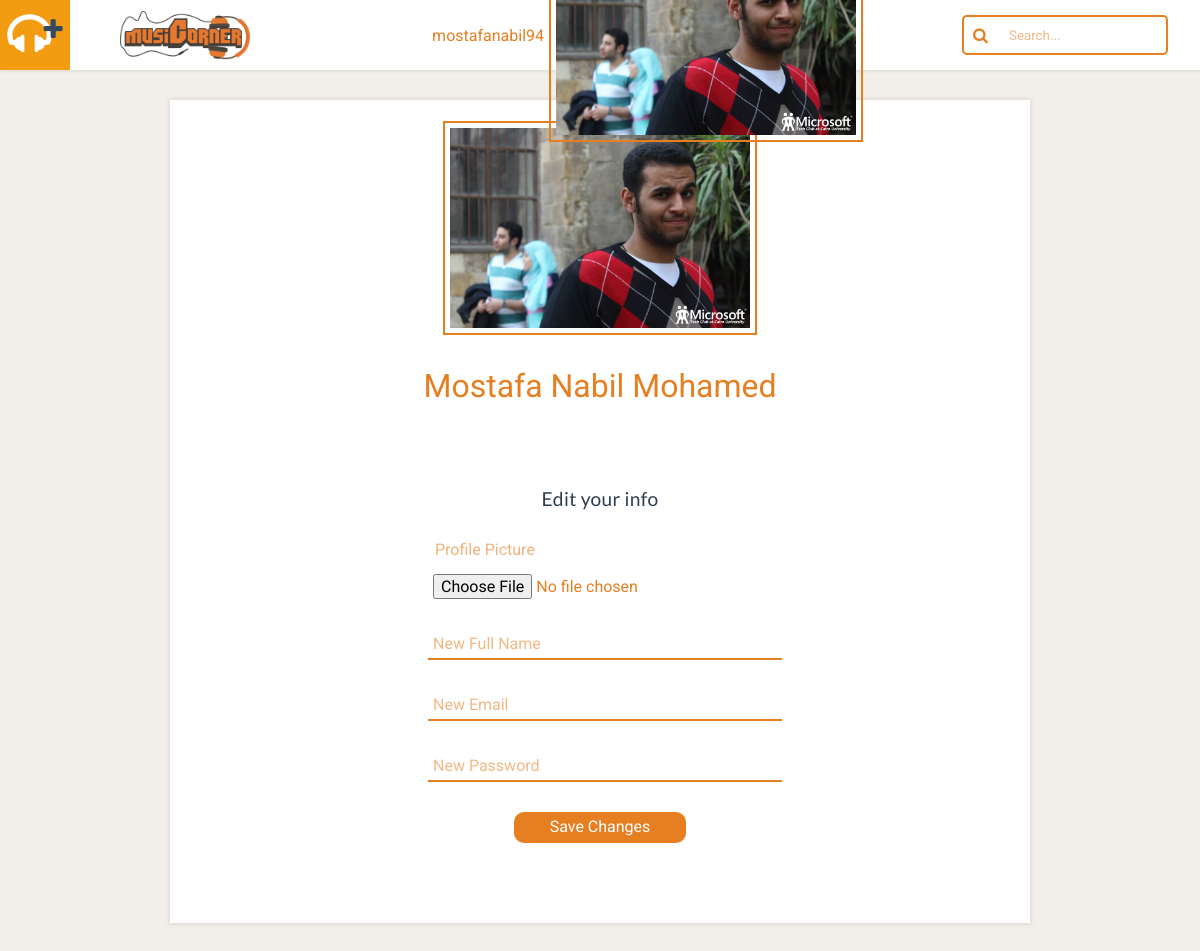
The page /profile_edit.php (signed in) on the database its author committed.
### tables this page shows
CREATE TABLE `users` (
  `id` int(15) NOT NULL,
  `full name` text NOT NULL,
  `username` varchar(150) NOT NULL,
  `email` varchar(150) NOT NULL,
  `password` varchar(150) NOT NULL,
  `profile picture` varchar(250) NOT NULL
);

### profile_edit.php (the view, shortened to what this page needs)
<?php session_start();
	include 'includes/connection.php';
	if(isset($_SESSION['id']) && isset($_SESSION['email']) && isset($_SESSION['password']) == true){
		$user_id	= $_SESSION['id'];
		$get_full_name = "SELECT * FROM `users` WHERE `id` = '$user_id'";
		$result = mysqli_query($connection, $get_full_name);
		if($result){
			while ($rows = mysqli_fetch_array($result)) {
					$fullname = $rows['full name'];
					$profile_pic = $rows['profile picture'];
			}
		}
	} else {
		header('Location: home.php');
	}
?>
<!DOCTYPE html>
<html lang="en">
<head>
	<link rel="stylesheet" href="css/normalize.min.css">
	<link rel="stylesheet" href="css/style.css">
	<link rel="stylesheet" href="css/font-awesome.min.css">
</head>
<body id="profile">
	<?php include "includes/header.php" ?>
	<div class="container card cf">
		<?php echo '<img src="'.$profile_pic.'" alt="" class="main-photo">' ?>
		<p class="full-name"><?php echo "$fullname" ?></p>
		<div method="post" class="edit-info">
			<h1>Edit your info</h1>
			<form class="edit-form" method="post" action="<?php echo "$_SERVER[PHP_SELF]"; ?>" enctype="multipart/form-data">
				<div class="group">
					<label>Profile Picture</label>
					<input name="profile-pic" type="file">
				</div>
				<input name="userfullname" type="text" placeholder="New Full Name" onfocus="this.placeholder=''" onblur="this.placeholder = 'New Full Name'" required>
				<input name="email" type="email" placeholder="New Email" onfocus="this.placeholder=''" onblur="this.placeholder = 'New Email'" required>
				<input name="password" type="password" placeholder="New Password" onfocus="this.placeholder=''" onblur="this.placeholder = 'New Pasword'" required>
				<input name="edit" type="submit" value="Save Changes">
			</form>
		</div>
	</div>
</body>
</html>

### includes/header.php (shortened to what this page needs)
<header class="card cf">
  <a href="addsong.php">
    <div class="add">
      <i class="fa fa-headphones" aria-hidden="true"></i>
      <i class="fa fa-plus" aria-hidden="true"></i>
    </div>
  </a>
  <a href="home.php"><img class="logo" src="img/Logo.png" alt="LOGO"></a>
  <?php
  $search = '';
  echo '<form action="results.php?search_value='.$search.'">'; ?>
    <div class="search-box" >
      <div class="search">
        <span class="icon"><i class="fa fa-search"></i></span>
        <input name="search" type="search" id="search" placeholder="Search..." />
      </div>
    </div>
  </form>
  <div class="profile">
    <?php
      $username = '';
      $get_username = "SELECT * FROM `users` WHERE `id` = '$user_id'";
      $fire_get_username = mysqli_query($connection, $get_username);
      while ($rows = mysqli_fetch_array($fire_get_username)) {
          $username = $rows['username'];
      }
    ?>
    <p><?php echo "$username"?></p>
    <?php echo '<img src="'.$profile_pic.'" alt="" class="main-photo">' ?>
  </div>
</header>

### css/style.css (style rules this page uses)
:root { box-sizing: border-box; font-family: "Roboto", sans-serif; font-size: 16px; }
.cf:after { content: ""; display: block; clear: both; }
.container { max-width: 960px; margin: 0 auto; position: relative; }
h1, h2, h3, h4, h5, h6 { font-family: "Lato", sans-serif; font-weight: 400; }
.card { background-color: white; box-shadow: 0px 0px 4px 1px rgba(0, 0, 0, 0.1); }
a { color: black; }
#add, #home, #profile, #results { padding-top: 100px; }
form input { display: block; background-color: transparent; font-size: 1rem; border: none; border-bottom: 2px solid #E67E22; color: #E67E22; padding: 5px; margin: 10px auto; width: 100%; }
form input[type="submit"] { width: 50%; margin-top: 20px; background-color: #E67E22; border-radius: 10px; cursor: pointer; -webkit-transition: background-color 300ms; transition: background-color 300ms; color: white; }
form input[type="file"] { width: 300px; display: inline-block; margin: 0; border: none; }
form .group { margin-left: 30px; }
form .group label { color: #f0b37e; margin-right: 30px; margin-left: 7px; }
header { background-color: white; height: 70px; width: 100%; position: fixed; top: 0; z-index: 99; }
header .add { float: left; height: 70px; width: 70px; line-height: 70px; display: -webkit-box; display: -webkit-flex; display: -ms-flexbox; display: flex; -webkit-box-pack: center; -webkit-justify-content: center; -ms-flex-pack: center; justify-content: center; -webkit-box-align: center; -webkit-align-items: center; -ms-flex-align: center; align-items: center; -webkit-transition: all 300ms; transition: all 300ms; background-color: #F39C12; }
header .add .fa-headphones { font-size: 3rem; color: white; }
header .add .fa-plus { color: #34495E; margin-left: -0.5rem; margin-top: -0.8rem; font-size: 1.5rem; }
header .logo { width: 130px; position: absolute; top: 50%; -webkit-transform: translateY(-50%); -ms-transform: translateY(-50%); transform: translateY(-50%); margin-left: 50px; cursor: pointer; }
header .search-box { position: absolute; right: 2px; margin: 0 30px; height: 70px; display: -webkit-box; display: -webkit-flex; display: -ms-flexbox; display: flex; -webkit-box-align: center; -webkit-align-items: center; -ms-flex-align: center; align-items: center; }
header .search-box .search { position: relative; }
header .search-box input#search { max-width: 250px; height: 40px; border: none; font-size: 10pt; float: left; padding-left: 45px; border-radius: 5px; border: 2px solid #E67E22; }
header .search-box .icon { position: absolute; margin-left: 11px; top: 50%; -webkit-transform: translateY(-50%); -ms-transform: translateY(-50%); transform: translateY(-50%); z-index: 1; color: #E67E22; }
header .profile { position: absolute; padding: 0 7px; right: 300px; display: -webkit-box; display: -webkit-flex; display: -ms-flexbox; display: flex; -webkit-box-align: center; -webkit-align-items: center; -ms-flex-align: center; align-items: center; height: 70px; margin: 0 30px; -webkit-transition: all 300ms; transition: all 300ms; cursor: pointer; }
header .profile p { margin: 5px; color: #E67E22; }
body { background-color: #f2eee8; }
#profile .container { padding-top: 1px; margin-bottom: 30px; max-width: 860px; }
#profile img.main-photo { display: block; margin: 20px auto; height: 200px; border: 2px solid #E67E22; padding: 5px; }
#profile p.full-name { text-align: center; font-size: 2rem; color: #E67E22; }
#profile h1 { color: #2C3E50; text-align: center; font-size: 1.2rem; letter-spacing: 0.02rem; margin-bottom: 30px; }
#profile .edit-info { width: 40%; margin: 0 auto; padding: 50px 0; }
#profile .edit-info .group { margin-left: 0; margin-bottom: -15px; }
#profile .edit-info .group input[type="file"] { margin-top: 10px; margin-bottom: 10px; }
#profile .edit-info input { margin: 30px auto; }

### rows shown on the page
users: username "mostafanabil94", profile picture (picture), full name "Mostafa Nabil Mohamed"
